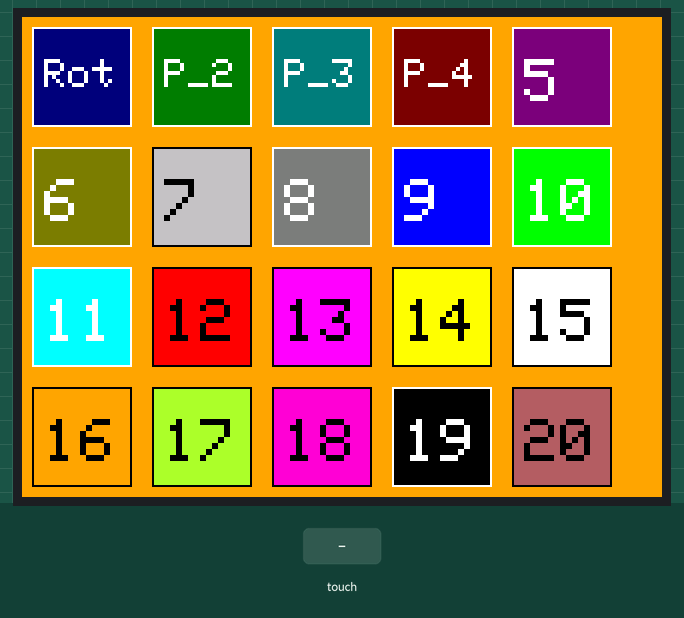
Recording of a sketch running on a simulated Teensy 4. Parts: 320×240 colour display. Inputs (shaded band) come from the test bench. What the sketch prints to the serial monitor is not drawn.

Above: at 3.0 s.
3.1 s: touch panel pressed at 13 % / 10 % of its raw x / y range
At 4.3 s:
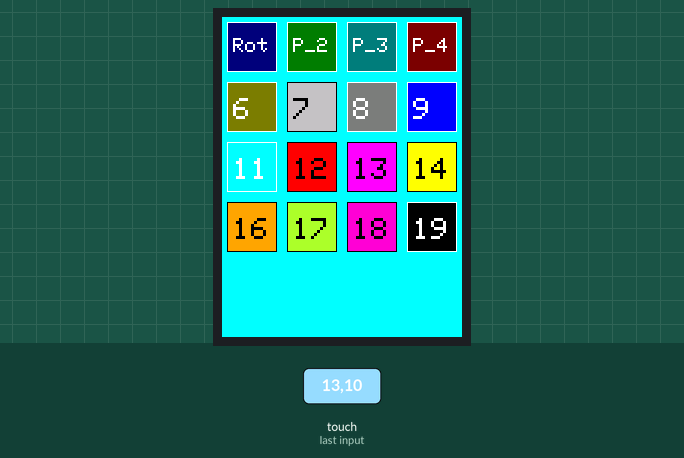
4.7 s: touch panel pressed at 87 % / 30 % of its raw x / y range
At 5.8 s:
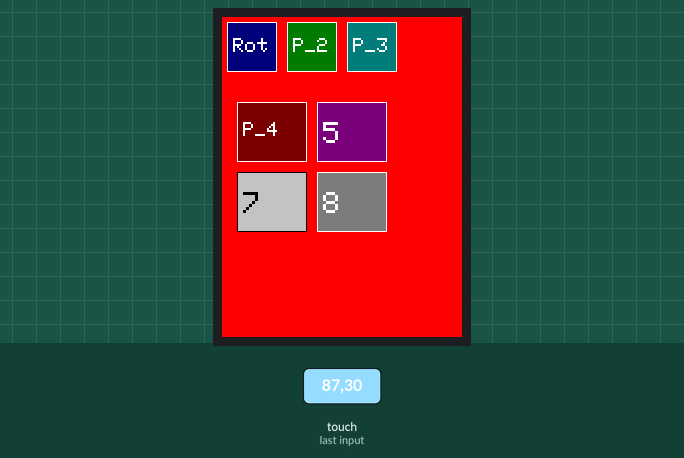
6.3 s: touch panel pressed at 87 % / 10 % of its raw x / y range
At 7.5 s:
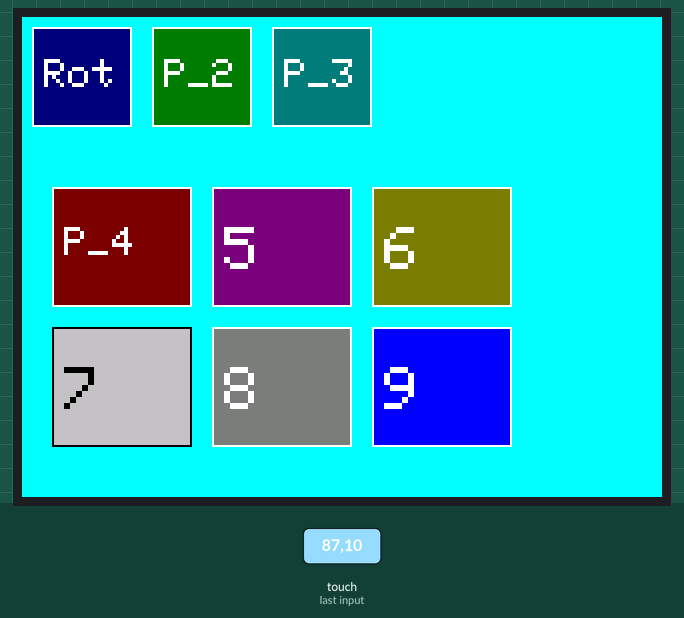
7.9 s: touch panel pressed at 87 % / 90 % of its raw x / y range
At 8.4 s:
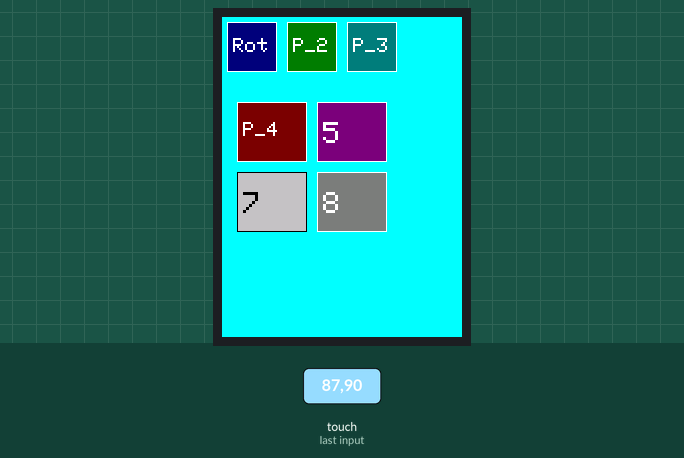
9.5 s: touch panel pressed at 13 % / 30 % of its raw x / y range
At 10.2 s:
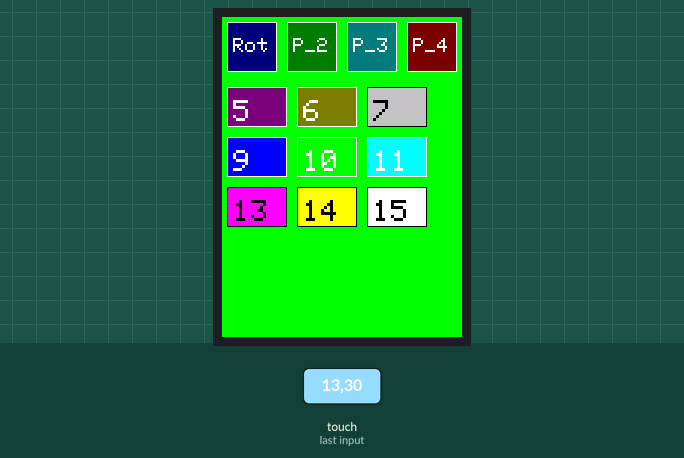
11.1 s: touch panel pressed at 13 % / 90 % of its raw x / y range
At 11.5 s:
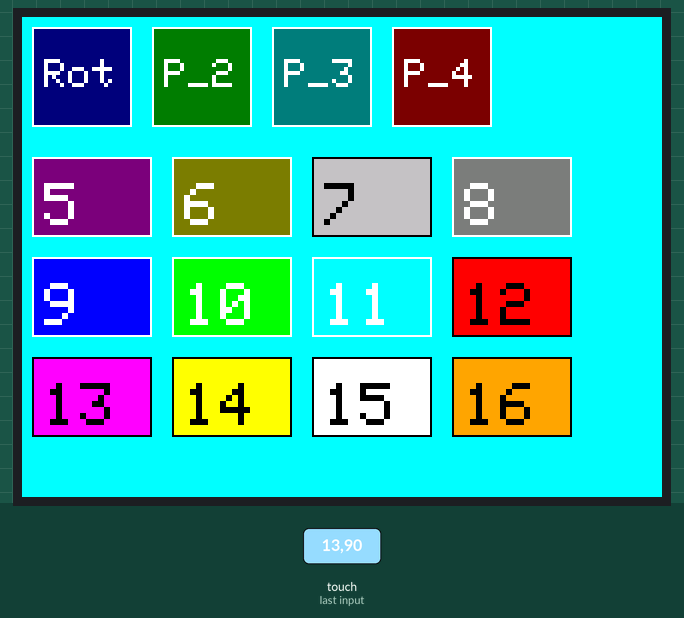
Timing chart, 0 to 13.7 s (numbered marks = the images above; inputs shaded):
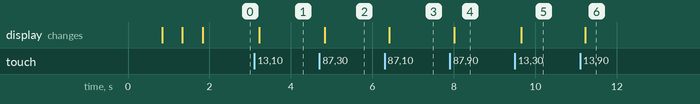

Measured:
- after the input at 3.1 s, the display: changes after 0.13 s (image 1)
- after the input at 4.7 s, the display: changes after 0.13 s (image 2)
- after the input at 6.3 s, the display: changes after 0.12 s (image 3)
- after the input at 7.9 s, the display: changes after 0.11 s (image 4)
- after the input at 9.5 s, the display: changes after 0.16 s (image 5)
- after the input at 11.1 s, the display: changes after 0.13 s (image 6)

The sketch:

ColorButtonsMark3.ino
```cpp
#include <SPI.h>
#include <Wire.h>
#include "ButtonMap.h"
#include "ColorButtonsMark3.h"

#include <ILI9341_t3.h>
#include <XPT2046_Touchscreen.h>

#define CS_PIN 8
//XPT2046_Touchscreen ts(CS_PIN);  // Param 2 - NULL - No interrupts and TeensyDuino version 1.26 libs

// Second PARAM on XPT2046_Touchscreen requires modified interrupt aware XPT2046_Touchscreen library
#define TIRQ_PIN  2
//XPT2046_Touchscreen ts(CS_PIN, 255);  // Param 2 - 255 - No interrupts
XPT2046_Touchscreen ts(CS_PIN, TIRQ_PIN);  // Param 2 - Touch IRQ Pin - interrupt enabled polling
// Second PARAM on XPT2046_Touchscreen requires modified interrupt aware XPT2046_Touchscreen library

#define TFT_CS 10
#define TFT_DC  9
// MOSI=11, MISO=12, SCK=13
ILI9341_t3 tft = ILI9341_t3(TFT_CS, TFT_DC);

void setup(void)
{
  Serial.begin(9600);
  while ( !Serial && (millis() < 2000)) ;
  tft.begin();
  if (!ts.begin()) Serial.println("Unable to start touchscreen.");
  else Serial.println("Touchscreen started.");
  tft.fillScreen(ILI9341_BLUE);
  ButtonInit( 0 );
  BTest( (char *)"mybuttons2", 70, 60, 15, 15 ); // pass: Struct name, button width, height, starting top X, top Y
  delay(300);
  tft.fillScreen(ILI9341_BLUE);
  BTest( (char *)"mybuttons3", 60, 40, 5, 20 );
  delay(300);
  tft.fillScreen(ILI9341_BLUE);
  BTest( (char *)"mybuttons4", 50, 50, 5, 5 );
  delay(300);
  ButtonInit( &mybuttons4[0] );
  tft.fillScreen(ILI9341_ORANGE);
  ButtonDraw( 0 );
}

void loop()
{
  static elapsedMillis userTime;
  uint16_t userDebounce = 555;
  static int16_t lastbValue;
  boolean istouched = false;
  int16_t bValue;
  int16_t x, y;
  istouched = TS_GetMap( x, y, true );
  if (istouched && ButtonHit(x , y, bValue))
  { // touch data ready?
    if ( lastbValue == bValue ) userDebounce = userTime;
    if (userDebounce > 50) {
      Serial.print("\nbutton #");
      Serial.print(bValue);
      if ( 1 == bValue ) {
        Serial.println();
        tft.fillScreen(ILI9341_CYAN);
        ButtonRotate( 1 + TS_Rotate );
        ButtonDraw( 0 );
        Serial.print("\nRotate on #1 to rotation #");
        Serial.println(TS_Rotate);
      }
      if ( 2 == bValue ) {
        ButtonInit( &mybuttons2[0] );
        Serial.print("\nButtonInit( &mybuttons2[0] );");
        tft.fillScreen(ILI9341_RED);
        ButtonDraw( 0 );
      }
      if ( 3 == bValue ) {
        ButtonInit( &mybuttons3[0] );
        Serial.print("\nButtonInit( &mybuttons3[0] );");
        tft.fillScreen(ILI9341_GREEN);
        ButtonDraw( 0 );
      }
      if ( 4 == bValue ) {
        ButtonInit( &mybuttons4[0] );
        Serial.print("\nButtonInit( &mybuttons4[0] );");
        tft.fillScreen(ILI9341_ORANGE);
        ButtonDraw( 0 );
      }
    }

    lastbValue = bValue;
    userTime = 0;
  }
}


// =====
// --- Test Buttons in a grid using the color array from ILI9341
//    pass: Struct name, button width, height, starting top X, top Y
// OUTPUT TO USB is a Cut and Paste structure for the button maps used in this example
// With valid modification and use it can create a button map.
// =====
uint16_t array_colors[] = {0x0000, 0x000F, 0x03E0, 0x03EF, 0x7800, 0x780F, 0x7BE0, 0xC618, 0x7BEF, 0x001F, 0x07E0, 0x07FF, 0xF800, 0xF81F, 0xFFE0, 0xFFFF, 0xFD20, 0xAFE5, 0xF81A, 0x0000 };
void BTest( char *userbutton, int intWidth, int intHeight, int intLeft, int intTop )
{
  uint16_t kk = 0; // index for the color array
  uint16_t xx, yy;
  char txtbuf[12];
  tft.setTextSize(3);
  Serial.print( "TS_BUTTON " );
  Serial.print( userbutton );
  Serial.print( "[] = {" );
  for (yy = intTop; yy < 240; yy += (intHeight + 10))
    for (xx = intLeft; xx < 320; xx += (intWidth + 10) )
    {
      if ((yy + intHeight > TS_yMax) || (xx + intWidth > TS_xMax)) break;
      tft.fillRect( xx , yy , intWidth, intHeight, 0xFFFF ^ array_colors[ kk ] );
      tft.fillRoundRect( xx , yy , intWidth, intHeight, intHeight / 2, array_colors[ kk ] );
      tft.setCursor( xx + 7, yy - 11 + intHeight / 2 ); // EDIT THIS FOR TEXT OFFSET from xx, yy
      tft.setTextColor( (array_colors[ kk ] & 0xFFEF ) > 0x8419 ? ILI9341_BLACK : ILI9341_WHITE );
      kk++;
      tft.println(kk);
      sprintf( txtbuf, "%d", kk );
      //        { text *, tx, ty, ww, hh, fgc, bgc, btype, info, bState, fontsz, bId, TS_data }    << Struct looks like this
      ShowBStruct( txtbuf, xx, yy, intWidth, intHeight, ( (array_colors[ kk ] & 0xFFEF ) > 0x8419 ? ILI9341_BLACK : ILI9341_WHITE ), array_colors[ kk ], (char *)"TS_FBUTN", 0, 0, 3, kk, 0);
      Serial.println( " ," );
    }
  ShowBStruct( (char *)".", -1, 0, 0, 0, 0, 0, (char *)"TS_FBUTN", 0, 0, 0, 0, 0);
  Serial.print( "\n};\n\n" );
}
// =====
// --- serial print button struct
// =====
//        { text *, tx, ty, ww, hh, fgc, bgc, btype, info, bState, fontsz, bId, TS_data }    << Struct looks like this
void ShowBStruct( char*text, int16_t tx, int16_t ty, int16_t ww, int16_t hh, uint16_t fgc, uint16_t bgc, char* btype, uint16_t info, byte bState, byte fontsz, uint16_t bId, uint8_t data) {
  Serial.print( "{" );
  Serial.print( "(char *)\"" );
  Serial.print( text );
  Serial.print( "\"" );
  Serial.print( ", " );
  if ( -1 == tx ) // Watch for Sentinel value print special
    Serial.print( "-1" );
  else
    Serial.print( tx );
  Serial.print( ", " );
  Serial.print( ty );
  Serial.print( ", " );
  Serial.print( ww );
  Serial.print( ", " );
  Serial.print( hh );
  Serial.print( ", " );
  Serial.print( fgc );
  Serial.print( ", " );
  Serial.print( bgc );
  Serial.print( ", " );
  Serial.print( btype );
  Serial.print( ", " );
  Serial.print( info );
  Serial.print( ", " );
  Serial.print( bState );
  Serial.print( ", " );
  Serial.print( fontsz );
  Serial.print( ", " );
  Serial.print( bId );
  Serial.print( ", " );
  Serial.print( data );
  Serial.print( "}" );
};
```

ButtonMap.cpp
```cpp
// XPT2046_Touchscreen : ButtonMap :: Button Functions
//
// +:ButtonInit with BUTTON*
// +:Reduce String RAM with (char *)
// +:self printing button struct sample code
//
// 0: Allow pushbutton/event input to tie to buttons?
// 0: Grayed Button
// 0: User defined text areas for display or edit of text?
// 0: Sentinal button could give 'window' constraints to allow selective redraw when it exits?
//
// 0: TAG wide verus narrow button  1%3 or 2,4 allow moved placement on rotation
// 0: Button Animation :: ButtonDraw( bValue, [special color, or animate type???]  );
//
// 0: Do Keyboard Test, SHIFT and Text Out USER Button display window
//

#include "Arduino.h"
#include "ButtonMap.h"
#include <ILI9341_t3.h>
#include <XPT2046_Touchscreen.h>

extern ILI9341_t3 tft;
extern XPT2046_Touchscreen ts;

// --- Button Code Starts here
TS_BUTTON TS_NoButton[] = { {(char *)"X", -1, 0, 0, 0, 0, 0, TS_FBUTN, 0, 0, 0} };
TS_BUTTON *TS_pbtn = TS_NoButton;

// Zero is calibration for mapping to pixel, 1-4 follow screen rotation for mapping math
TS_MAP tsMap[5] = { {200, 3700, 325, 3670 }, { 0, 319, 0, 239 }, { 319, 0, 0, 239 }, { 319, 0, 239, 0 }, { 0, 319, 239, 0 } };
int16_t TS_xMax = 0; // Current Screen orientation x,y Max values
int16_t TS_yMax = 0;

int TS_bCount = 0;  // Set at run time from sizeof()
int16_t TS_Rotate = 1;
static int16_t TS_iiSlide = -1;

boolean TS_GetMap( int16_t &xx, int16_t &yy, boolean twoHits )
{
  static int16_t lastxx = 500, lastyy = 500; // if twoHits: require two hits same point
  static TS_Point pp;
  static elapsedMillis tsLimit;
  static int16_t xxo = 500, yyo = 500;  // Store old/last returned x,y point
  if ( tsLimit < TS_LIMIT ) return false;
  if (!ts.touched()) return false;
  if ( tsLimit >= TS_SLIDET ) TS_iiSlide = -1;
  tsLimit = 0;
  pp = ts.getPoint();
  if ( pp.z < TS_MINPRESS ) return false;
  xx = map(pp.x, tsMap[0].xt, tsMap[0].xb, tsMap[TS_Rotate].xt, tsMap[TS_Rotate].xb);
  yy = map(pp.y, tsMap[0].yl, tsMap[0].yr, tsMap[TS_Rotate].yl, tsMap[TS_Rotate].yr);
  if (!(TS_Rotate % 2)) {
    int16_t swap = xx;
    xx = yy;
    yy = swap;
  }
  // Debounce by +/-# pixel to minimize point jitter
  if ( ((xxo - TS_DEBOUNCE) <= xx) && ((xxo + TS_DEBOUNCE) >= xx) ) xx = xxo; else xxo = xx;
  if ( ((yyo - TS_DEBOUNCE) <= yy) && ((yyo + TS_DEBOUNCE) >= yy) ) yy = yyo; else yyo = yy;
  if (  twoHits && (xx != lastxx || yy != lastyy) ) {
    lastxx = xx; lastyy = yy;
  }
  if ( 500 == lastyy) TS_iiSlide = -1;
  lastxx = 500; lastyy = 500;
  return true;
}

// int8_t ButtonType( int16_t idBut ) {   return buttons[idBut].btype; }

void ButtonDraw( int16_t idBut ) {
  int ii = 0;
  while ( ii < TS_bCount ) {
    if ((( TS_pbtn[ii].tx + TS_pbtn[ii].ww ) <= TS_xMax ) && (( TS_pbtn[ii].ty + TS_pbtn[ii].hh ) <= TS_yMax)) {
      if ( !idBut || idBut == TS_pbtn[ii].bId ) {
        if ( TS_TOGOFF == TS_pbtn[ii].btype || TS_FBUTN == TS_pbtn[ii].btype || TS_RBUTN == TS_pbtn[ii].btype || TS_BSLIDE == TS_pbtn[ii].btype ) {
          if (TS_RBUTN == TS_pbtn[ii].btype) {
            tft.fillRoundRect(TS_pbtn[ii].tx, TS_pbtn[ii].ty, TS_pbtn[ii].ww, TS_pbtn[ii].hh, TS_pbtn[ii].hh / 2, TS_pbtn[ii].bgc);
          }
          else
            tft.fillRect(TS_pbtn[ii].tx, TS_pbtn[ii].ty, TS_pbtn[ii].ww, TS_pbtn[ii].hh, TS_pbtn[ii].bgc);
          tft.setCursor(TS_pbtn[ii].tx + 6, TS_pbtn[ii].ty + (TS_pbtn[ii].hh / 3));
          tft.setTextColor(TS_pbtn[ii].fgc);  // ForeGround Text color same as Frame
          tft.setTextSize(TS_pbtn[ii].fontsz);
          tft.println(TS_pbtn[ii].text);
        }
        else if ( TS_TOGON == TS_pbtn[ii].btype || TS_ASLIDE == TS_pbtn[ii].btype )
          tft.fillRect(TS_pbtn[ii].tx, TS_pbtn[ii].ty, TS_pbtn[ii].ww, TS_pbtn[ii].hh, TS_pbtn[ii].fgc);
      }
    }
    ii++;
  }
  ii = 0;
  while ( ii < TS_bCount ) {
    if ((( TS_pbtn[ii].tx + TS_pbtn[ii].ww ) <= TS_xMax ) && (( TS_pbtn[ii].ty + TS_pbtn[ii].hh ) <= TS_yMax)) {
      if ( !idBut || idBut == TS_pbtn[ii].bId ) {
        if ( TS_FRAME == TS_pbtn[ii].btype || TS_FBUTN == TS_pbtn[ii].btype )
          tft.drawRect(TS_pbtn[ii].tx, TS_pbtn[ii].ty, TS_pbtn[ii].ww, TS_pbtn[ii].hh, TS_pbtn[ii].fgc);
      }
    }
    ii++;
  }
}

// Walk button struct
boolean ButtonHit( int16_t xx, uint16_t yy, int16_t &bHit ) {
  static elapsedMillis toggleTime;  // Debounce/Jitter Toggle and Slider
  int16_t ii = 0, iiOn = -1, iiHit = -1, idTog = 0, iiFrame = -1;
  if ( toggleTime > 10000 ) toggleTime = 1000;
  while ( ii < TS_bCount ) {
    if  ( (xx >= TS_pbtn[ii].tx && xx <= TS_pbtn[ii].tx + TS_pbtn[ii].ww) && (yy >= TS_pbtn[ii].ty && yy <= TS_pbtn[ii].ty + TS_pbtn[ii].hh)) {
      if ( TS_ASLIDE == TS_pbtn[ii].btype ) {
        TS_iiSlide = TS_pbtn[ii].info; // track slide start - do nothing now
        return false;
      }
      else if ( (TS_FBUTN == TS_pbtn[ii].btype) || TS_RBUTN == TS_pbtn[ii].btype ) {
        bHit =  TS_pbtn[ii].bId;
        TS_iiSlide = -1;
        return true;
      }
      else if (TS_TOGOFF == TS_pbtn[ii].btype) {
        iiHit = ii;
        idTog = (TS_pbtn[ii].info);
        TS_iiSlide = -1;
      }
      else if ( (TS_iiSlide == TS_pbtn[ii].info) && (TS_BSLIDE == TS_pbtn[ii].btype)) {
        iiHit = ii;
        idTog = (TS_pbtn[ii].info);
      }
    }
    ii++;
  }
  ii = 0;
  while ( ii < TS_bCount ) {
    if ( ((TS_TOGON == TS_pbtn[ii].btype) || (TS_ASLIDE == TS_pbtn[ii].btype)) && (idTog == TS_pbtn[ii].info) )
      iiOn = ii;
    if ( (TS_FRAME == TS_pbtn[ii].btype) && (idTog == TS_pbtn[ii].info) )
      iiFrame = ii;
    ii++;
  }

  if ( -1 != iiOn && -1 != iiFrame ) {
    if ( toggleTime < TS_JITTER ) {
      TS_iiSlide = -1;
      return false;
    }
    TS_pbtn[iiFrame].TS_data = !TS_pbtn[iiFrame].TS_data;
    bHit = TS_pbtn[iiHit].bId;
    if ( TS_iiSlide == TS_pbtn[iiOn].info ) {
      TS_pbtn[iiOn].btype = TS_BSLIDE;
      TS_pbtn[iiHit].btype = TS_ASLIDE;
    }
    else {
      TS_pbtn[iiOn].btype = TS_TOGOFF;
      TS_pbtn[iiHit].btype = TS_TOGON;
    }
    ButtonDraw( TS_pbtn[iiOn].bId );  // Limit Redraw to Framed TS_pbtn - not all buttons
    ButtonDraw( TS_pbtn[iiHit].bId );
    ButtonDraw( TS_pbtn[iiFrame].bId );
    TS_iiSlide = -1;
    toggleTime = 0;
    return true;
  }
  return false;
}

// Set TFT rotation and update the mapping that normalizes touch points there
void  ButtonRotate( int setrotate )
{
  TS_Rotate = setrotate;
  if ( TS_Rotate > 4 ) TS_Rotate = 1;
  if ( TS_Rotate < 1 ) TS_Rotate = 4;
  tft.setRotation(TS_Rotate);
  if ((TS_Rotate % 2)) {
    TS_xMax = tsMap[1].xb;
    TS_yMax = tsMap[1].yr;
  }
  else {
    TS_xMax = tsMap[1].yr;
    TS_yMax = tsMap[1].xb;
  }
}

// Call with Button Map for display and hit testing against
void ButtonInit( TS_BUTTON *userbuttons )
{
  if ( 0 == userbuttons ) {
    TS_pbtn = TS_NoButton;
    tft.fillScreen(ILI9341_BLUE);
    ButtonRotate( TS_Rotate );
  }
  else TS_pbtn = userbuttons;
  TS_bCount = 0;
  while ( -1 != TS_pbtn[TS_bCount].tx ) {
    TS_bCount++;
  }
  ButtonDraw( 0 );
}
// -----------------------------------------
// --- Button Code Ends here
// -----------------------------------------
```

ButtonMap.h
```cpp
// -----------------------------------------
// --- Support structures and values for Button Mapping
// -----------------------------------------

#ifndef _ButtonMap_h_
#define _ButtonMap_h_

#define TS_LIMIT 10 // millisecond limit to check touch value
#define TS_MINPRESS 800 // Z Pressure return minimum to use point
#define TS_DEBOUNCE 3 // TS_GetMap() debounce factor x,y point proximity called 'same point'

#define TS_SLIDET 40  // millis Reject SLIDE buttons farther apart than this

struct TS_MAP {
  int16_t xt;
  int16_t xb;
  int16_t yl;
  int16_t yr;
};

//        { text *, tx, ty, ww, hh, fgc, bgc, btype, info, bState, fontsz, bId, TS_data }    << Struct looks like this
struct TS_BUTTON {
  char *text; // Literal string put into FLASH on compile leaving a pointer that is user changeable
  int16_t tx, ty; // Top Left X,Y
  int16_t ww, hh; // Width, Height
  uint16_t fgc; // forground text/frame color
  uint16_t bgc; // background color button or empty frame
  uint8_t btype;  // for toggle/slider two bytes TYPE & info PAIRING number
  uint8_t info;  // for toggle/slider two bytes TYPE & info PAIRING number
  byte bState; // button state
  byte fontsz; // font size
  byte bId; // Button ID
  uint8_t TS_data; // Toggle FRAME stores state value here
};

#define TS_JITTER 250 // ms Threshold for Toggle/Slider re-activate
#define TS_FBUTN 0x01 // Frame Button
#define TS_RBUTN 0x03 // Rounded Button
#define TS_FRAME  0x10  // FRAME for two TOGGLE button areas
#define TS_TOGOFF 0x20  // Off Toggle
#define TS_TOGON  0x30
#define TS_ASLIDE 0x40 // Slide Button : A position
#define TS_BSLIDE 0x50 // Slide Button : B position
// -----------------------------------------
// --- Button Data Ends here
// -----------------------------------------

extern int16_t TS_Rotate;
extern int16_t TS_xMax; // Current Screen orientation x,y Max values
extern int16_t TS_yMax;

void ButtonInit( TS_BUTTON *userbuttons );
void  ButtonRotate( int setrotate );
boolean ButtonHit( int16_t xx, uint16_t yy, int16_t &bHit );
boolean TS_GetMap( int16_t &xx, int16_t &yy, boolean twoHits );
void ButtonDraw( int16_t idBut );

#endif
```

Source omitted: rButtonsMark3.h (data table, 3991 bytes)
